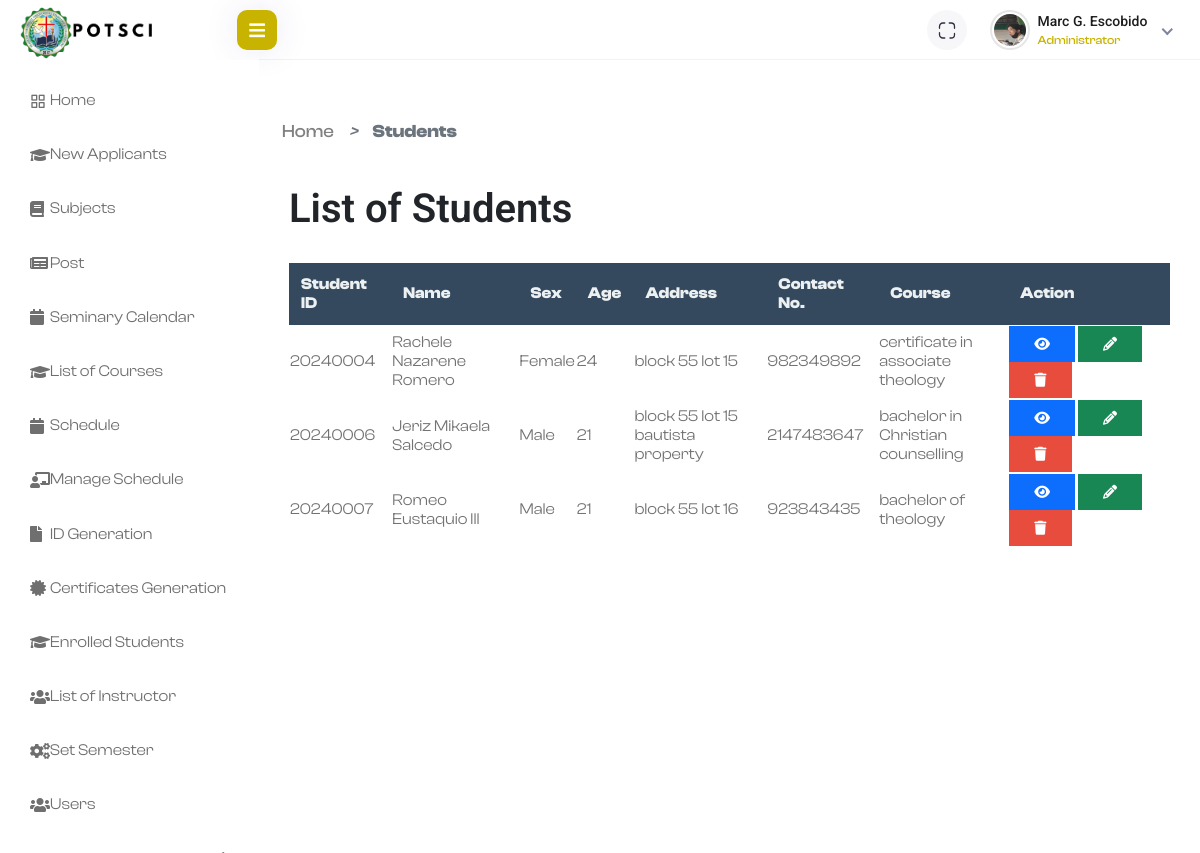
Screenshot of /admin/students/students.php (signed in) with the database file from the repository.
### tables this page shows
CREATE TABLE `students` (
  `id` int(11) NOT NULL AUTO_INCREMENT,
  `stud_id` varchar(122) NOT NULL,
  `username` varchar(122) NOT NULL,
  `last_name` varchar(122) NOT NULL,
  `given_name` varchar(122) NOT NULL,
  `middle_name` varchar(144) NOT NULL,
  `email` varchar(144) NOT NULL,
  `password` varchar(122) NOT NULL,
  `address` varchar(122) NOT NULL,
  `sex` varchar(144) NOT NULL,
  `date_birth` date NOT NULL,
  `age` int(11) NOT NULL,
  `birthplace` varchar(122) NOT NULL,
  `nationality` varchar(122) NOT NULL,
  `religion` varchar(122) NOT NULL,
  `contact_no` int(11) NOT NULL,
  `civil_status` varchar(122) NOT NULL,
  `course_id` int(11) NOT NULL,
  `height` decimal(5,2) NOT NULL,
  `weight` decimal(5,2) NOT NULL,
  `church_name` varchar(122) NOT NULL,
  `church_address` varchar(122) NOT NULL,
  `name_pastor` varchar(122) NOT NULL,
  `pastor_no` int(11) NOT NULL,
  `ministry_involved` varchar(122) NOT NULL,
  `high_school` varchar(122) NOT NULL,
  `high_year_graduated` year(4) NOT NULL,
  `college_school` varchar(122) NOT NULL,
  `college_course` varchar(122) NOT NULL,
  `college_year_graduated` int(11) NOT NULL,
  `vocational_school` varchar(122) NOT NULL,
  `vocational_course` varchar(122) NOT NULL,
  `vocational_year_graduated` varchar(111) NOT NULL,
  `other_school` varchar(122) NOT NULL,
  `other_school_course` varchar(122) NOT NULL,
  `other_year_graduated` varchar(111) NOT NULL,
  `TOR` varchar(122) NOT NULL,
  `pastor_reco` varchar(122) NOT NULL,
  `stud_image` varchar(122) NOT NULL,
  `form137` varchar(122) NOT NULL,
  `application_status` enum('pending','confirmed','rejected') NOT NULL,
  `created_at` timestamp NOT NULL DEFAULT current_timestamp(),
  `section_id` int(11) DEFAULT NULL,
  `year_level_id` int(11) DEFAULT NULL,
  PRIMARY KEY (`id`),
  KEY `fk_year_level` (`year_level_id`),
  CONSTRAINT `fk_year_level` FOREIGN KEY (`year_level_id`) REFERENCES `year_level` (`year_level_id`)
);

CREATE TABLE `course` (
  `course_id` int(11) NOT NULL AUTO_INCREMENT,
  `course_name` varchar(122) NOT NULL,
  `course_level` varchar(122) NOT NULL,
  `pre_requisite` varchar(122) NOT NULL,
  `program_id` int(255) NOT NULL,
  PRIMARY KEY (`course_id`)
);

### admin/students/students.php (the view, shortened to what this page needs)
<?php
require '../database/db_conn.php';
$sql = "SELECT stud_id, id, given_name, middle_name, last_name,
               sex, address, age, contact_no,
               email, course.course_name
        FROM students
        LEFT JOIN course ON students.course_id = course.course_id";
$result = $conn->query($sql);
?>
    <link rel="stylesheet" href="../assets/plugins/bootstrap/css/bootstrap.min.css">
    <link rel="stylesheet" href="../assets/plugins/feather/feather.css">
    <link rel="stylesheet" href="../assets/plugins/icons/flags/flags.css">
    <link rel="stylesheet" href="../assets/plugins/fontawesome/css/fontawesome.min.css">
    <link rel="stylesheet" href="../assets/plugins/fontawesome/css/all.min.css">
    <link rel="stylesheet" href="../assets/css/style.css">
    <link rel="stylesheet" href="../assets/css/students.css">
    <link rel="stylesheet" href="../assets/css/bootstrap-datetimepicker.min.css">
    <link rel="stylesheet" href="../assets/plugins/fullcalendar/fullcalendar.min.css">
<link rel="stylesheet" href="https://cdn.datatables.net/1.10.24/css/jquery.dataTables.min.css">
<link rel="stylesheet" href="https://cdnjs.cloudflare.com/ajax/libs/font-awesome/6.4.0/css/all.min.css">
<?php include '../template/template.php'; ?>
<div class="main-wrapper">
    <div class="page-wrapper">
        <div class="content container-fluid">
            <div class="page-header">
                <div class="row">
                <ul class="breadcrumb">
                <li>
                    <a href="/Admin_Caps/index.php" style="color: gray; text-decoration: none;">Home</a>
                </li>
                <li><i class='bx bx-chevron-right' >></i></li>
                <li>
                    <a class="active" href="/admin_page/subjects/subjects.php">Students</a>
                </li>
            </ul>
        </div>
        <br><br>
        <div class="" style="margin-top: -2%;">
            <div class="left" style="display: flex; align-items: center;">
                <h1>List of Students</h1>
            </div>
        </div>
        <div class="table-responsive">
            <table id="applicantsTable" class="display" style="width:100%">
                <thead>
                    <tr>
                        <th>Student ID</th>
                        <th>Name</th>
                        <th>Sex</th>
                        <th>Age</th>
                        <th>Address</th>
                        <th>Contact No.</th>
                        <th>Course</th>
                        <th>Action</th>
                    </tr>
                </thead>
                <tbody>
    <?php while ($row = $result->fetch_assoc()): ?>
        <tr>
            <td><?php echo htmlspecialchars($row['stud_id']); ?></td>
            <td style="max-width: 150px;"><?php echo htmlspecialchars($row['given_name'] . ' ' . $row['last_name']); ?></td>
            <td><?php echo htmlspecialchars($row['sex']); ?></td>
            <td><?php echo htmlspecialchars($row['age']); ?></td>
            <td style="max-width: 150px;"><?php echo htmlspecialchars($row['address']); ?></td>
            <td><?php echo htmlspecialchars($row['contact_no']); ?></td>
            <td style="max-width: 150px;"><?php echo htmlspecialchars($row['course_name']); ?></td>
            <td>
                <button class='btn btn-primary'>
               <?php echo " <a href='profile.php?id=" . $row['id'] . "' style='color: white;' title='View'><i class='fa-solid fa-eye'></i></a>
                </button> "?>
                <a href="/Admin_Caps/admin/students/grades.php" style="text-decoration: none; color: white;">
                    <button title="Grades" class="btn btn-success">
                        <i class="fa-solid fa-pencil"></i>
                    </button>
                </a>
                <button class="btn btn-danger delete-btn" id="delete-btn" title="Delete" data-id="<?php echo htmlspecialchars($row['stud_id']); ?>" style="background-color: #e74c3c !important; border-color: #e74c3c !important;">
                    <i class="fa-solid fa-trash"></i>
                </button>
            </td>
        </tr>
    <?php endwhile; ?>
</tbody>
            </table>
        </div>
</div>
</div>
                </div>
            </div>
        <div class="footer">
            <div class="copyright">
                <p style="font-size: 15px; color: grey;">Pearl of The Orient</p>
            </div>
        </div>

### admin/assets/css/students.css (style rules this page uses)
ul.breadcrumb { padding: 10px 16px; list-style: none; display: flex; align-items: center; border-radius: 4px; margin-bottom: 20px; }
ul.breadcrumb li { display: inline; font-size: 18px; }
ul.breadcrumb li a { color: #007bff; text-decoration: none; padding: 0 5px; }
ul.breadcrumb li i { margin: 0 10px; color: #6c757d; }
ul.breadcrumb li:last-child a { color: #6c757d; pointer-events: none; }
ul.breadcrumb li:last-child a.active { font-weight: bold; }
#applicantsTable thead th { background-color: #34495e; color: #ecf0f1; padding: 12px; margin-bottom: 15%; }

### assets/css/style.css (style rules this page uses)
:root { --c-dark: #212529; --c-brand: #4e57d4; --c-brand-light: #6970dd; --c-brand-rgb: 78, 87, 212; --c-body: #727272; --font-base: "ClashDisplay", sans-serif; --box-shadow: 0px 15px 25px rgba(0,0,0,0.08); --transition: all 0.5s ease; }
body { font-family: var(--font-base); line-height: 1.7; color: var(--c-body); }
h1, h2, h3,h4, h5, h6, .h1, .h2, .h3, .h4, .h5, .h6 { font-weight: 600; color: var(--c-dark); }
a { text-decoration: none; color: var(--c-brand); transition: var(--transition); }
.btn { font-weight: 600; font-size: 14px; text-transform: uppercase; border-radius: 0; padding: 10px 24px; }
h1 { text-align: center; font-size: 2.5em; margin-bottom: 30px; }

### rows the page displays
students: stud "20240004", given_name+last_name "Rachele Nazarene Romero", sex "Female", age "24", address "block 55 lot 15", contact_no "982349892", course.course_name "certificate in associate theology"
students: stud "20240006", given_name+last_name "Jeriz Mikaela Salcedo", sex "Male", age "21", address "block 55 lot 15 bautista property", contact_no "2147483647", course.course_name "bachelor in Christian counselling"
students: stud "20240007", given_name+last_name "Romeo Eustaquio III", sex "Male", age "21", address "block 55 lot 16", contact_no "923843435", course.course_name "bachelor of theology"

### other values shown
$_SESSION['admin_name'] "Marc G. Escobido"
$_SESSION['role'] "Administrator"
